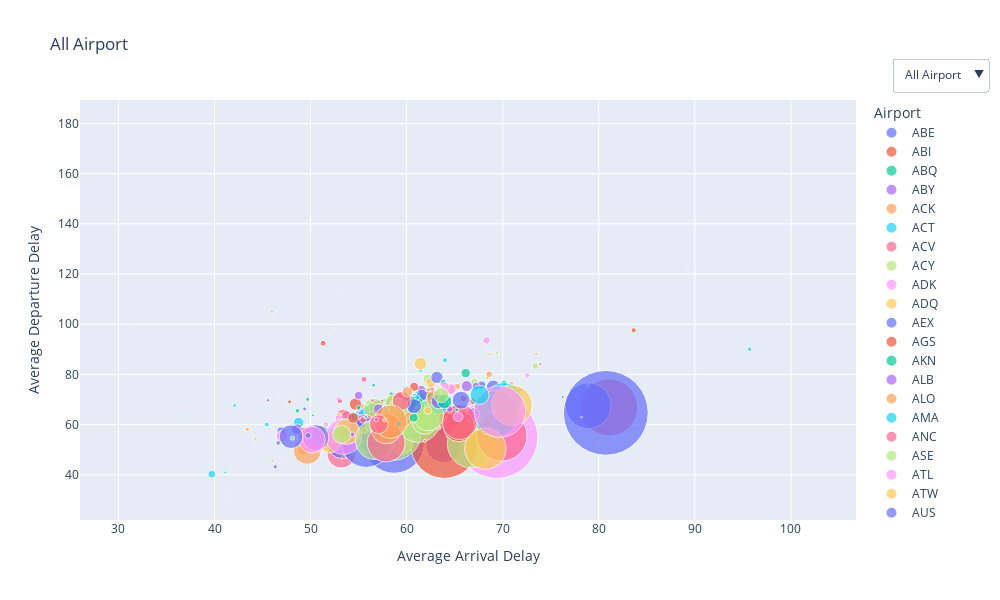

Write notebook code for a chart like this one.
### Code cell
import pandas as pd
import plotly.express as px

# Create the interactive scatter plot
def create_interactive_plot(airline_df):
    ## DataSet
   # Group by 'Origin' to calculate the average arrival delay and flight count for each destination/distance
    new_DepAirport_data = airline_df.groupby('Origin').agg(
        AveDepDelay=('DepDelay', 'mean'),
        FlightCount_Dep=('Origin', 'size')
    ).reset_index()
    new_DepAirport_data.rename(columns={'Origin': 'Airport'}, inplace=True)
    
    # Group by 'Dest' to calculate the average arrival delay and flight count for each destination/distance
    new_ArrAirport_data = airline_df.groupby('Dest').agg( 
        AveArrDelay=('ArrDelay', 'mean'),
        FlightCount_Arr=('Dest', 'size') 
    ).reset_index()
    # rename the 
    new_ArrAirport_data.rename(columns={'Dest': 'Airport'}, inplace=True)
    
    # Merge the two DataFrames on 'Origin'
    new_airport_data = pd.merge(
        new_DepAirport_data, 
        new_ArrAirport_data, 
        on='Airport', 
        # Use inner join to match records based on Airport
        how='inner'  
    )
    
    # Add a new column for the total flight count (sum of departure and arrival flight counts)
    new_airport_data['TotalFlightCount'] = new_airport_data['FlightCount_Dep'] + new_airport_data['FlightCount_Arr']
    
    ## scatter plot
    fig = px.scatter(
        new_airport_data, 
        x="AveArrDelay", 
        y="AveDepDelay", 
        # The size of the dots is based on the total number of flights
        size="TotalFlightCount",  
        # Every carriers have different color
        color="Airport",  
        # Show the carrier name on hover
        hover_name="Airport",  
        # label of the plot
        title="Airport Performance: Arrival vs Departure Delay",
        labels={"AveArrDelay": "Average Arrival Delay", "AveDepDelay": "Average Departure Delay"},
        size_max=60
    )
    
    # Add dropdown for filtering by carriers
    fig.update_layout(
        # set the size of the figure
        width = 1000,  
        height = 600, 

        xaxis=dict(
            title="Average Arrival Delay",
            range=[new_airport_data['AveArrDelay'].min()-5, new_airport_data['AveArrDelay'].max()+5]  
        ),
        yaxis=dict(
            title="Average Departure Delay",
            range=[new_airport_data['AveDepDelay'].min()-1, new_airport_data['AveDepDelay'].max()+5]  
        ),
        
        updatemenus=[
            {
                'buttons': [
                    {
                        'label': 'All Airport',
                        'method': 'update',
                        'args': [{'visible': [True] * len(new_airport_data)}, {'title': 'All Airport'}]
                    },
                ] + [
                    {
                        'label': airport,
                        'method': 'update',
                        'args': [
                            {'visible': new_airport_data['Airport'] == airport}, 
                            {'title': f"Airport: {airport}"}
                        ]
                    }
                    for airport in new_airport_data['Airport'].unique()
                ],
                
                'direction': 'down',
                'showactive': True,
                'x': 1.17,
                'y': 1.1,
                'xanchor': 'right',
                'yanchor': 'top'
            }
        ]
    )
    
    # Show the figure
    fig.show()




# Run the function with the data
create_interactive_plot(airline_df)
